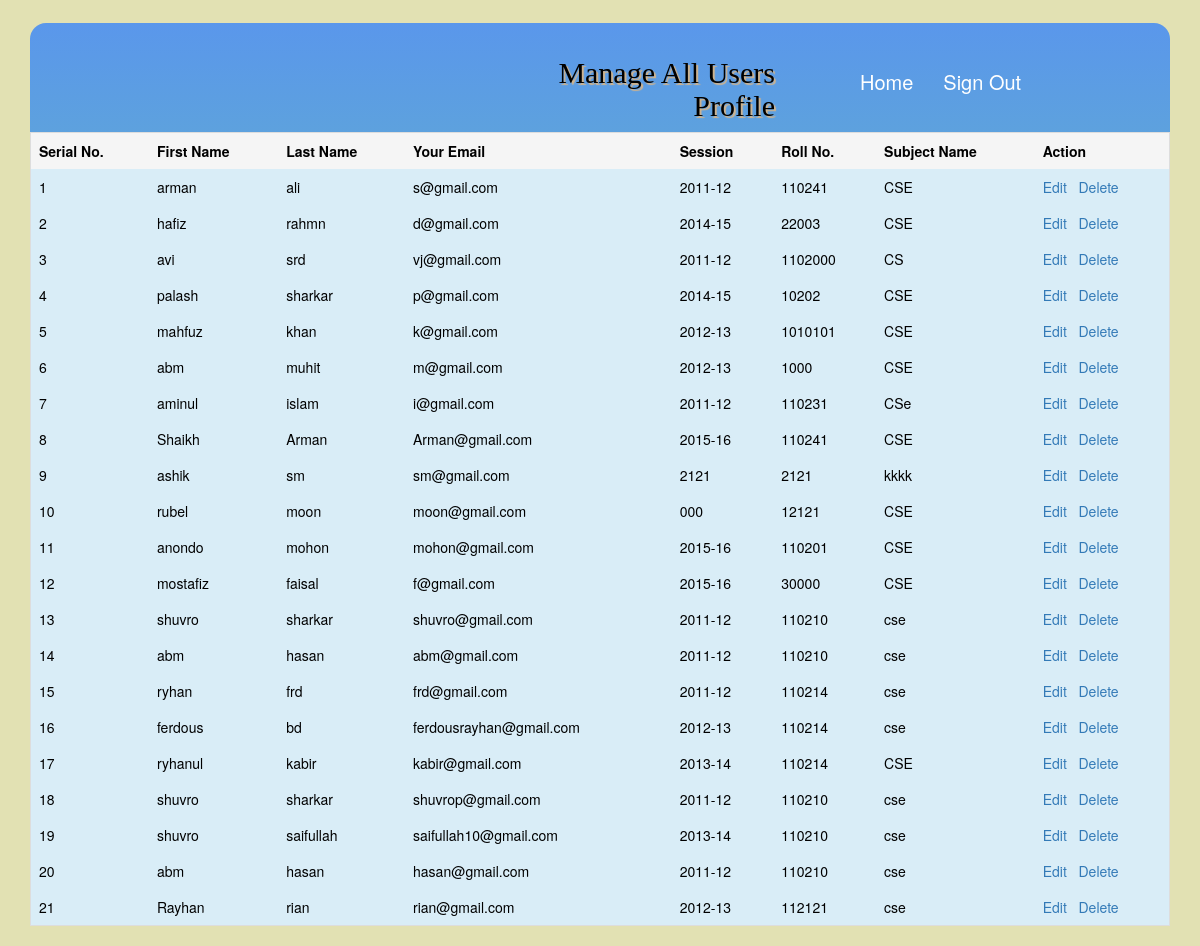
Screenshot of /form/dashboard.php (signed in) with the database file from the repository.
### tables this page shows
CREATE TABLE IF NOT EXISTS `registraion` (
`st_id` int(11) NOT NULL,
  `fastname` varchar(100) DEFAULT NULL,
  `lastname` varchar(100) DEFAULT NULL,
  `email` varchar(255) DEFAULT NULL,
  `session` varchar(10) DEFAULT NULL,
  `roll` int(15) DEFAULT NULL,
  `subj` varchar(100) DEFAULT NULL,
  `pass` varchar(255) DEFAULT NULL,
  `type` varchar(10) NOT NULL,
  `image_name` varchar(64) NOT NULL
);

### form/dashboard.php (the view, shortened to what this page needs)
<!DOCTYPE HTML>
<html>
		<link rel = "stylesheet" href = "css/bootstrap.min.css"/>
		<link rel = "stylesheet" href = "css/styles.css"/>
<body>
	<div class="wrapper">
		<div class="container">
			<div class="dashboard_main">
				<div class="">
					<div class="main_header">
						<div class="col-md-8 reg_title">
							<h2 class="text-right">Manage All Users Profile</h2>
						</div>
						<div class="col-md-4 menu">
							<ul class="text-center">
								<li><a href="adminprofile.php"> Home </a></li>
								<li><a href="logout.php"> Sign Out</a></li>
							</ul>
						</div>
					</div>
				</div>
				<div class="table-responsive tbl_reg">
					<table class="table table-hover table-bordered" >
						<thead>
							<tr class="active">
								<th>Serial No.</th>
								<th>First Name</th>
								<th>Last Name</th>
								<th>Your Email</th>
								<th>Session</th>
								<th>Roll No.</th>
								<th>Subject Name</th>
								<th>Action</th>
							</tr>
						</thead>
						<tbody>
						<?php
							$email = $_SESSION['email'];
							$pass= $_SESSION['pass'];
							$Query = "SELECT * FROM registraion WHERE email='$email' AND pass='$pass' ";
							$result = mysql_query($Query);
							while($row = mysql_fetch_array($result))
							{
								if($row['type']==2)
								{
									$i=0;
									$Query = "SELECT * FROM registraion WHERE st_id !=26";
									$result = mysql_query($Query);
									while($row = mysql_fetch_array($result))
									{
										$i++;
						?>
										<tr class="info">
											<td><?php  echo $i ; ?></td>
											<td><?php  echo $row['fastname']; ?></td>
											<td><?php  echo $row['lastname']; ?></td>
											<td><?php  echo $row['email']; ?></td>
											<td><?php  echo $row['session']; ?></td>
											<td><?php  echo $row['roll']; ?></td>
											<td><?php  echo $row['subj']; ?></td>
											<td><a href="adminUpdate.php?id=<?php  echo $row['st_id']; ?>">Edit </a><?php echo "&nbsp;";?>
												<a Onclick=" return Confirm_Delete()" href="delete.php?id=<?php  echo $row['st_id']; ?>" >Delete</a>
											</td>
										</tr>
							<?php
									}
								}
								else
								{
									header('location:signin.php');
								}
							}
						?>
						</tbody>
					</table>
				 </div>
			</div>
		</div>
	</div>
</body>
</html>

### form/css/styles.css (style rules this page uses)
body { background: #e2e1b3 none repeat fixed 0 0; }
.wrapper .menu { margin-bottom: 2%; margin-top: 4%; }
.menu ul li { float: left; list-style: outside none none; }
.menu ul li a { color: #fff; display: block; font-size: 20px; margin-bottom: 4px; padding-bottom: 4px; padding-left: 15px; padding-right: 15px; text-decoration: none; }
.wrapper .dashboard_main { background: rgba(0, 0, 0, 0) linear-gradient(#5a97eb, #74ec7f) repeat scroll 0 0; border-radius: 16px 16px 0 0; color: #000; font-size: 14px; margin-top: 2%; padding: 0; }
.wrapper .tbl_reg { border: medium none; overflow: visible; }
.tbl_reg .table tbody td { border: medium none; }
.tbl_reg .table thead tr th { border: medium none; }
.reg_title h2 { color: #000; font-family: "Limelight",cursive; margin-top: 4.5%; padding-left: 430px; text-shadow: 2px 2px 1px tan; }

### rows the page displays
registraion: fastname "arman", lastname "ali", email "s@gmail.com", session "2011-12", roll "110241", subj "CSE"
registraion: fastname "hafiz", lastname "rahmn", email "d@gmail.com", session "2014-15", roll "22003", subj "CSE"
registraion: fastname "avi", lastname "srd", email "vj@gmail.com", session "2011-12", roll "1102000", subj "CS"
registraion: fastname "palash", lastname "sharkar", email "p@gmail.com", session "2014-15", roll "10202", subj "CSE"
registraion: fastname "mahfuz", lastname "khan", email "k@gmail.com", session "2012-13", roll "1010101", subj "CSE"
registraion: fastname "abm", lastname "muhit", email "m@gmail.com", session "2012-13", roll "1000", subj "CSE"
registraion: fastname "aminul", lastname "islam", email "i@gmail.com", session "2011-12", roll "110231", subj "CSe"
registraion: fastname "Shaikh", lastname "Arman", email "Arman@gmail.com", session "2015-16", roll "110241", subj "CSE"
registraion: fastname "ashik", lastname "sm", email "sm@gmail.com", session "2121", roll "2121", subj "kkkk"
registraion: fastname "rubel", lastname "moon", email "moon@gmail.com", session "000", roll "12121", subj "CSE"
registraion: fastname "anondo", lastname "mohon", email "mohon@gmail.com", session "2015-16", roll "110201", subj "CSE"
registraion: fastname "mostafiz", lastname "faisal", email "f@gmail.com", session "2015-16", roll "30000", subj "CSE"
registraion: fastname "shuvro", lastname "sharkar", email "shuvro@gmail.com", session "2011-12", roll "110210", subj "cse"
registraion: fastname "abm", lastname "hasan", email "abm@gmail.com", session "2011-12", roll "110210", subj "cse"
registraion: fastname "ryhan", lastname "frd", email "frd@gmail.com", session "2011-12", roll "110214", subj "cse"
registraion: fastname "ferdous", lastname "bd", email "ferdousrayhan@gmail.com", session "2012-13", roll "110214", subj "cse"
registraion: fastname "ryhanul", lastname "kabir", email "kabir@gmail.com", session "2013-14", roll "110214", subj "CSE"
registraion: fastname "shuvro", lastname "sharkar", email "shuvrop@gmail.com", session "2011-12", roll "110210", subj "cse"
registraion: fastname "shuvro", lastname "saifullah", email "saifullah10@gmail.com", session "2013-14", roll "110210", subj "cse"
registraion: fastname "abm", lastname "hasan", email "hasan@gmail.com", session "2011-12", roll "110210", subj "cse"
registraion: fastname "Rayhan", lastname "rian", email "rian@gmail.com", session "2012-13", roll "112121", subj "cse"
